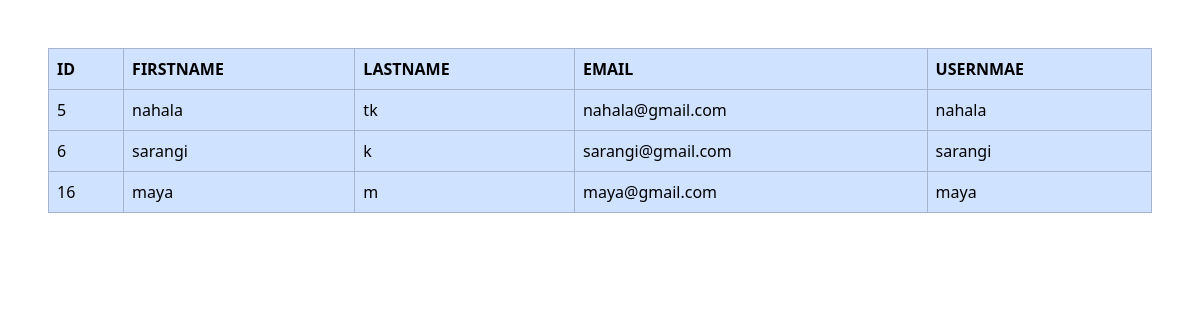
The app's page /approved_stview with its own data.
### collegeapp/models.py (models this page shows)
class User(AbstractUser):
    usertype=models.CharField(max_length=50)

### collegeapp/views.py (the view)
# urls.py: path('approved_stview',views.approved_stview,name='approved_stview'),
def approved_stview(request):
    x=User.objects.filter(is_active=1,usertype="student")
    return render(request,'approved_stview.html',{'x':x})

### collegeapp/templates/approved_stview.html (shortened to what this page needs)
<!DOCTYPE html>
<html lang="en">
<head>
    <link href="https://cdn.jsdelivr.net/npm/bootstrap@5.3.3/dist/css/bootstrap.min.css" rel="stylesheet">
</head>
<body>
    <div class="conatiner m-5">
        <table class="table table-bordered table-primary">
            <tr>
                <th>ID</th>
                <th>FIRSTNAME</th>
                <th>LASTNAME</th>
                <th>EMAIL</th>
                <th>USERNMAE</th>
            </tr>
             {% for i in x %}
             <tr>
                <td>{{i.id}}</td>
                <td>{{i.first_name}}</td>
                <td>{{i.last_name}}</td>
                <td>{{i.email}}</td>
                <td>{{i.username}}</td>
             </tr>
             {% endfor %}
        </table>
    </div>
</body>
</html>

### records on screen
User: id "5", first_name "nahala", last_name "tk", email "nahala@gmail.com", username "nahala"
User: id "6", first_name "sarangi", last_name "k", email "sarangi@gmail.com", username "sarangi"
User: id "16", first_name "maya", last_name "m", email "maya@gmail.com", username "maya"
